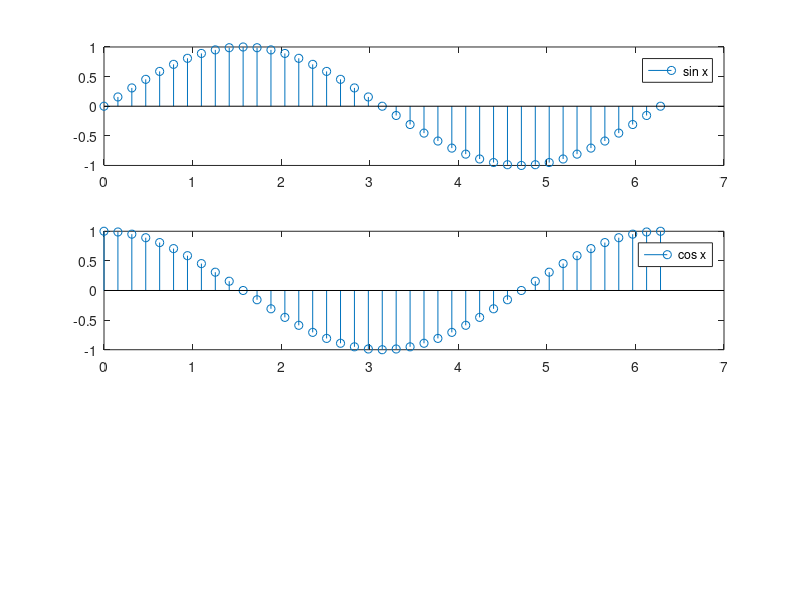

Source code (MATLAB):
% Discrete plot of sine wave

x= 0:pi/20:2*pi;      % time axis for both sine and cosine waves
y = sin(x);
subplot (3,1,1);      % first subplot in a 3-row, 1-column grid
stem (x,y);           %  stem for discrete style plot
legend ("sin x" );
hold;

% Discrete plot of cosine wave

z = cos(x);
subplot (3,1,2);       % second subplot in a 3-row, 1-column grid
stem (x,z);            % stem for discrete style plot
legend ("cos x" );     
hold;